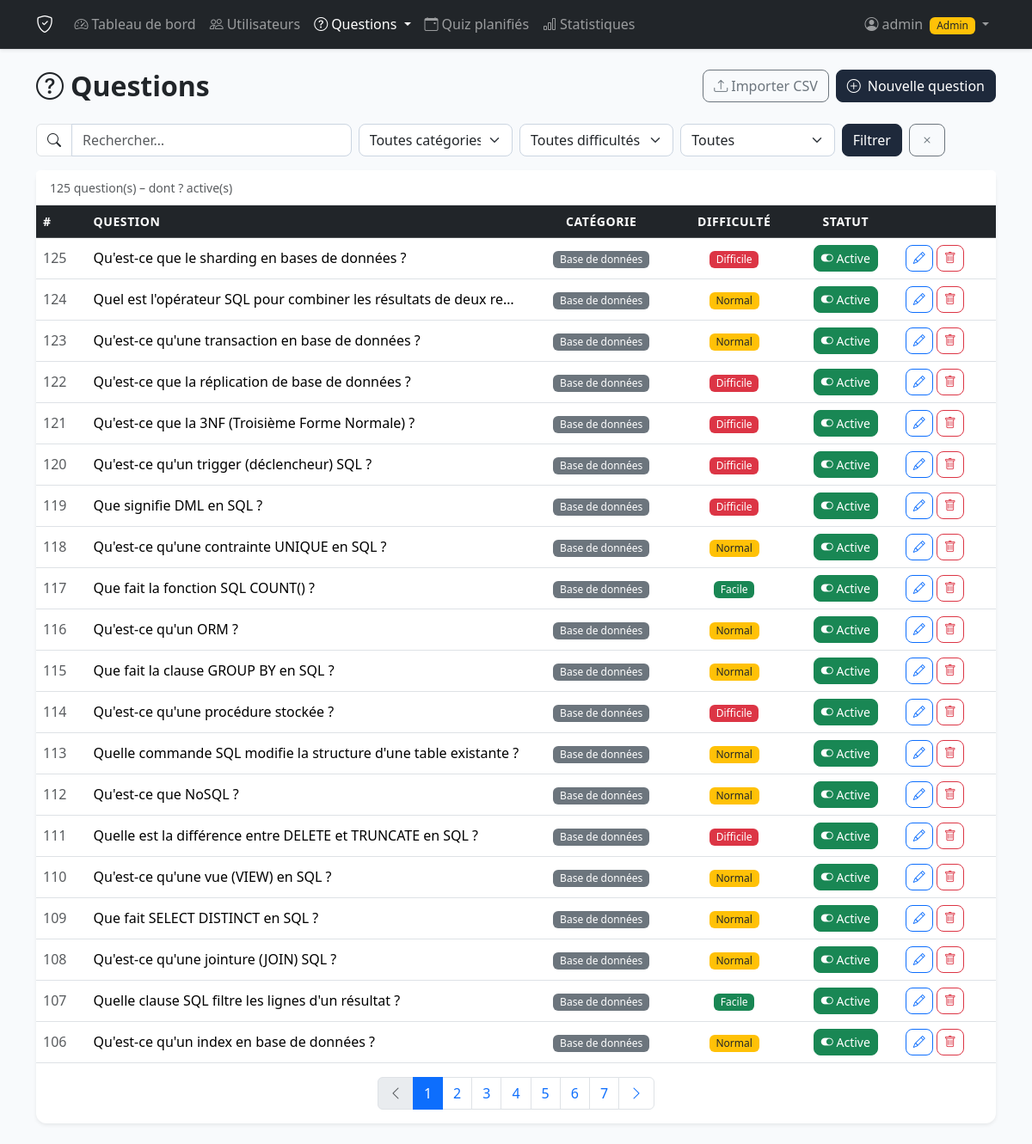
/admin/questions (signed in), run on the app's committed database.
### models.py (models this page shows, shortened)
class User(UserMixin, db.Model):
    __tablename__ = 'users'
    id = db.Column(db.Integer, primary_key=True)
    username = db.Column(db.String(80), unique=True, nullable=False)
    email = db.Column(db.String(120), unique=True, nullable=False)
    password_hash = db.Column(db.String(255), nullable=False)
    role = db.Column(db.String(20), default='student', nullable=False)
    is_active = db.Column(db.Boolean, default=True, nullable=False)
    created_at = db.Column(db.DateTime, default=datetime.utcnow)
    totp_secret = db.Column(db.String(32), nullable=True)
    totp_enabled = db.Column(db.Boolean, default=False, nullable=False)
    sessions = db.relationship('QcmSession', backref='user', lazy=True, cascade='all, delete-orphan')
    cheat_logs = db.relationship('CheatLog', backref='user', lazy=True, cascade='all, delete-orphan')
    @property
    def is_admin(self):
        return self.role == 'admin'

class Question(db.Model):
    __tablename__ = 'questions'
    id = db.Column(db.Integer, primary_key=True)
    text = db.Column(db.Text, nullable=False)
    category = db.Column(db.String(50), nullable=False)
    difficulty = db.Column(db.String(20), default='normal', nullable=False)
    is_active = db.Column(db.Boolean, default=True, nullable=False)
    created_at = db.Column(db.DateTime, default=datetime.utcnow)
    options = db.relationship('Option', backref='question', lazy=True, cascade='all, delete-orphan')
    answers = db.relationship('UserAnswer', backref='question', lazy=True)

### routes/admin.py (the view)
@admin_bp.route('/questions')
@login_required
@admin_required
def questions():
    page = request.args.get('page', 1, type=int)
    category = request.args.get('category', '')
    difficulty = request.args.get('difficulty', '')
    search = request.args.get('search', '')
    active_filter = request.args.get('active', '')
    query = Question.query
    if category:
        query = query.filter_by(category=category)
    if difficulty:
        query = query.filter_by(difficulty=difficulty)
    if active_filter == '1':
        query = query.filter_by(is_active=True)
    elif active_filter == '0':
        query = query.filter_by(is_active=False)
    if search:
        query = query.filter(Question.text.ilike(f'%{search}%'))
    questions_list = query.order_by(Question.created_at.desc()).paginate(page=page, per_page=20, error_out=False)
    categories = [c[0] for c in db.session.query(Question.category).distinct().all()]
    return render_template('admin/questions.html',
                           questions=questions_list,
                           categories=categories,
                           selected_category=category,
                           selected_difficulty=difficulty,
                           selected_active=active_filter,
                           search=search)

### routes/admin.py (called while the page is built)
def admin_required(f):
    from functools import wraps
    @wraps(f)
    def decorated(*args, **kwargs):
        if not current_user.is_authenticated or not current_user.is_admin:
            abort(403)
        return f(*args, **kwargs)
    return decorated

### templates/admin/questions.html (shortened to what this page needs)
{% extends 'base.html' %}
{% block content %}
<div class="d-flex justify-content-between align-items-center mb-4">
    <h2 class="fw-bold mb-0"><i class="bi bi-question-circle me-2"></i>Questions</h2>
    <div class="d-flex gap-2">
        <a href="{{ url_for('admin.import_questions') }}" class="btn btn-outline-secondary">
            <i class="bi bi-upload me-1"></i>Importer CSV
        </a>
        <a href="{{ url_for('admin.new_question') }}" class="btn btn-dark">
            <i class="bi bi-plus-circle me-2"></i>Nouvelle question
        </a>
    </div>
</div>
<form method="GET" class="row g-2 mb-3">
    <div class="col-md-4">
        <div class="input-group">
            <span class="input-group-text bg-white"><i class="bi bi-search"></i></span>
            <input type="text" name="search" class="form-control" placeholder="Rechercher…"
                   value="{{ search }}">
        </div>
    </div>
    <div class="col-md-2">
        <select name="category" class="form-select">
            <option value="">Toutes catégories</option>
        </select>
    </div>
    <div class="col-md-2">
        <select name="difficulty" class="form-select">
            <option value="">Toutes difficultés</option>
        </select>
    </div>
    <div class="col-md-2">
        <select name="active" class="form-select">
            <option value="">Toutes</option>
        </select>
    </div>
    <div class="col-auto">
        <button type="submit" class="btn btn-dark">Filtrer</button>
        <a href="{{ url_for('admin.questions') }}" class="btn btn-outline-secondary ms-1">
            <i class="bi bi-x"></i>
        </a>
    </div>
</form>
<div class="card border-0 shadow-sm">
    <div class="card-header bg-white py-2 px-3 border-bottom">
        <small class="text-muted">{{ questions.total }} question(s) – dont
            {{ questions.query.filter_by(is_active=True).count() if questions.query else '?' }} active(s)
        </small>
    </div>
    <div class="card-body p-0">
        {% if questions.items %}
        <div class="table-responsive">
            <table class="table table-hover mb-0 align-middle">
                <thead class="table-dark">
                    <tr>
                        <th>#</th>
                        <th>Question</th>
                        <th class="text-center">Catégorie</th>
                        <th class="text-center">Difficulté</th>
                        <th class="text-center">Statut</th>
                        <th></th>
                    </tr>
                </thead>
                <tbody>
                    {% for q in questions.items %}
                    <tr class="{% if not q.is_active %}table-secondary text-muted{% endif %}">
                        <td class="text-muted">{{ q.id }}</td>
                        <td style="max-width:380px">
                            <span class="d-block text-truncate" title="{{ q.text }}">{{ q.text }}</span>
                        </td>
                        <td class="text-center">
                            <span class="badge bg-secondary">{{ q.category }}</span>
                        </td>
                        <td class="text-center">
                            <span class="badge
                                {% if q.difficulty == 'facile' %}bg-success
                                {% elif q.difficulty == 'difficile' %}bg-danger
                                {% else %}bg-warning text-dark{% endif %}">
                                {{ q.difficulty|capitalize }}
                            </span>
                        </td>
                        <td class="text-center">
                            <form method="POST"
                                  action="{{ url_for('admin.toggle_question', question_id=q.id) }}"
                                  class="d-inline">
                                <button type="submit"
                                        class="btn btn-sm {% if q.is_active %}btn-success{% else %}btn-outline-secondary{% endif %}"
                                        title="{% if q.is_active %}Désactiver{% else %}Activer{% endif %}">
                                    <i class="bi bi-{% if q.is_active %}toggle-on{% else %}toggle-off{% endif %}"></i>
                                    {% if q.is_active %}Active{% else %}Inactive{% endif %}
                                </button>
                            </form>
                        </td>
                        <td>
                            <div class="d-flex gap-1">
                                <a href="{{ url_for('admin.edit_question', question_id=q.id) }}"
                                   class="btn btn-sm btn-outline-primary">
                                    <i class="bi bi-pencil"></i>
                                </a>
                                <form method="POST"
                                      action="{{ url_for('admin.delete_question', question_id=q.id) }}"
                                      onsubmit="return confirm('Supprimer cette question ?')">
                                    <button type="submit" class="btn btn-sm btn-outline-danger">
                                        <i class="bi bi-trash"></i>
                                    </button>
                                </form>
                            </div>
                        </td>
                    </tr>
                    {% endfor %}
                </tbody>
            </table>
        </div>
        {% if questions.pages > 1 %}
        <div class="d-flex justify-content-center py-3">
            <nav>
                <ul class="pagination mb-0">
                    <li class="page-item {% if not questions.has_prev %}disabled{% endif %}">
                        <a class="page-link" href="?page={{ questions.prev_num }}&category={{ selected_category }}&difficulty={{ selected_difficulty }}&active={{ selected_active }}&search={{ search }}">
                            <i class="bi bi-chevron-left"></i>
                        </a>
                    </li>
                    {% for p in questions.iter_pages() %}
                    {% if p %}
                    <li class="page-item {% if p == questions.page %}active{% endif %}">
                        <a class="page-link" href="?page={{ p }}&category={{ selected_category }}&difficulty={{ selected_difficulty }}&active={{ selected_active }}&search={{ search }}">{{ p }}</a>
                    </li>
                    {% else %}
                    <li class="page-item disabled"><span class="page-link">…</span></li>
                    {% endif %}
                    {% endfor %}
                    <li class="page-item {% if not questions.has_next %}disabled{% endif %}">
                        <a class="page-link" href="?page={{ questions.next_num }}&category={{ selected_category }}&difficulty={{ selected_difficulty }}&active={{ selected_active }}&search={{ search }}">
                            <i class="bi bi-chevron-right"></i>
                        </a>
                    </li>
                </ul>
            </nav>
        </div>
        {% endif %}
        {% else %}
        <div class="text-center py-5 text-muted">
            <i class="bi bi-inbox fs-1 d-block mb-3 opacity-50"></i>
            <p>Aucune question trouvée.</p>
            <a href="{{ url_for('admin.new_question') }}" class="btn btn-dark">Ajouter une question</a>
        </div>
        {% endif %}
    </div>
</div>
{% endblock %}

### templates/base.html (shortened to what this page needs)
<!DOCTYPE html>
<html lang="fr">
<head>
    <link href="https://cdn.jsdelivr.net/npm/bootstrap@5.3.2/dist/css/bootstrap.min.css" rel="stylesheet">
    <link href="https://cdn.jsdelivr.net/npm/bootstrap-icons@1.11.3/font/bootstrap-icons.min.css" rel="stylesheet">
    <link rel="stylesheet" href="{{ url_for('static', filename='css/style.css') }}">
</head>
<body class="{% block body_class %}{% endblock %}">
{% if not hide_navbar %}
<nav class="navbar navbar-expand-lg navbar-dark bg-dark shadow-sm">
    <div class="container">
        <a class="navbar-brand" href="{{ url_for('student.index') }}">
            <i class="bi bi-shield-check fs-5"></i>
        </a>
        <div class="collapse navbar-collapse" id="navMenu">
            {% if current_user.is_authenticated %}
            <ul class="navbar-nav me-auto">
                {% if current_user.is_admin %}
                <li class="nav-item">
                    <a class="nav-link {% if request.endpoint == 'admin.dashboard' %}active{% endif %}"
                       href="{{ url_for('admin.dashboard') }}">
                        <i class="bi bi-speedometer2 me-1"></i>Tableau de bord
                    </a>
                </li>
                <li class="nav-item">
                    <a class="nav-link {% if request.endpoint == 'admin.users' %}active{% endif %}"
                       href="{{ url_for('admin.users') }}">
                        <i class="bi bi-people me-1"></i>Utilisateurs
                    </a>
                </li>
                <li class="nav-item dropdown">
                    <a class="nav-link dropdown-toggle {% if request.endpoint in ['admin.questions','admin.new_question','admin.edit_question','admin.import_questions'] %}active{% endif %}"
                       href="#" data-bs-toggle="dropdown">
                        <i class="bi bi-question-circle me-1"></i>Questions
                    </a>
                </li>
                <li class="nav-item">
                    <a class="nav-link {% if 'admin.quiz' in (request.endpoint or '') %}active{% endif %}"
                       href="{{ url_for('admin.quizzes') }}">
                        <i class="bi bi-calendar-event me-1"></i>Quiz planifiés
                    </a>
                </li>
                <li class="nav-item">
                    <a class="nav-link {% if request.endpoint == 'admin.stats' %}active{% endif %}"
                       href="{{ url_for('admin.stats') }}">
                        <i class="bi bi-bar-chart me-1"></i>Statistiques
                    </a>
                </li>
                {% endif %}
            </ul>
            <ul class="navbar-nav">
                <li class="nav-item dropdown">
                    <a class="nav-link dropdown-toggle" href="#" data-bs-toggle="dropdown">
                        <i class="bi bi-person-circle me-1"></i>{{ current_user.username }}
                        {% if current_user.is_admin %}
                        <span class="badge bg-warning text-dark ms-1">Admin</span>
                        {% endif %}
                    </a>
                </li>
            </ul>
            {% endif %}
        </div>
    </div>
</nav>
{% endif %}
<main class="{% block main_class %}container py-4{% endblock %}">
    {% block content %}{% endblock %}
</main>
</body>
</html>

### static/css/style.css (style rules this page uses)
:root { --qcm-dark: #0f172a; --qcm-card: #1e293b; --qcm-border: #334155; --qcm-accent: #6366f1; --qcm-success: #22c55e; --qcm-danger: #ef4444; }
body { font-family: 'Segoe UI', system-ui, -apple-system, sans-serif; background-color: #f8fafc; }
.navbar { border-bottom: 1px solid rgba(255,255,255,.08); }
.navbar-brand { font-size: 1.15rem; letter-spacing: .02em; }
.card { border-radius: 12px; }
.btn { border-radius: 8px; font-weight: 500; }
.btn-dark { background-color: #1e293b; border-color: #1e293b; }
.table th { font-weight: 600; font-size: .875rem; text-transform: uppercase; letter-spacing: .04em; }
.form-control, .form-select { border-radius: 8px; border-color: #cbd5e1; transition: border-color .15s, box-shadow .15s; }
.badge { border-radius: 6px; font-weight: 500; }

### data on the page
User: username "admin"
Question: id "125", text "Qu'est-ce que le sharding en bases de données ?", category "Base de données", difficulty "Difficile", is_active True (drawn)
Question: id "124", text "Quel est l'opérateur SQL pour combiner les résultats de deux re…", category "Base de données", difficulty "Normal", is_active True (drawn)
Question: id "123", text "Qu'est-ce qu'une transaction en base de données ?", category "Base de données", difficulty "Normal", is_active True (drawn)
Question: id "122", text "Qu'est-ce que la réplication de base de données ?", category "Base de données", difficulty "Difficile", is_active True (drawn)
Question: id "121", text "Qu'est-ce que la 3NF (Troisième Forme Normale) ?", category "Base de données", difficulty "Difficile", is_active True (drawn)
Question: id "120", text "Qu'est-ce qu'un trigger (déclencheur) SQL ?", category "Base de données", difficulty "Difficile", is_active True (drawn)
Question: id "119", text "Que signifie DML en SQL ?", category "Base de données", difficulty "Difficile", is_active True (drawn)
Question: id "118", text "Qu'est-ce qu'une contrainte UNIQUE en SQL ?", category "Base de données", difficulty "Normal", is_active True (drawn)
Question: id "117", text "Que fait la fonction SQL COUNT() ?", category "Base de données", difficulty "Facile", is_active True (drawn)
Question: id "116", text "Qu'est-ce qu'un ORM ?", category "Base de données", difficulty "Normal", is_active True (drawn)
Question: id "115", text "Que fait la clause GROUP BY en SQL ?", category "Base de données", difficulty "Normal", is_active True (drawn)
Question: id "114", text "Qu'est-ce qu'une procédure stockée ?", category "Base de données", difficulty "Difficile", is_active True (drawn)
Question: id "113", text "Quelle commande SQL modifie la structure d'une table existante ?", category "Base de données", difficulty "Normal", is_active True (drawn)
Question: id "112", text "Qu'est-ce que NoSQL ?", category "Base de données", difficulty "Normal", is_active True (drawn)
Question: id "111", text "Quelle est la différence entre DELETE et TRUNCATE en SQL ?", category "Base de données", difficulty "Difficile", is_active True (drawn)
Question: id "110", text "Qu'est-ce qu'une vue (VIEW) en SQL ?", category "Base de données", difficulty "Normal", is_active True (drawn)
Question: id "109", text "Que fait SELECT DISTINCT en SQL ?", category "Base de données", difficulty "Normal", is_active True (drawn)
Question: id "108", text "Qu'est-ce qu'une jointure (JOIN) SQL ?", category "Base de données", difficulty "Normal", is_active True (drawn)
Question: id "107", text "Quelle clause SQL filtre les lignes d'un résultat ?", category "Base de données", difficulty "Facile", is_active True (drawn)
Question: id "106", text "Qu'est-ce qu'un index en base de données ?", category "Base de données", difficulty "Normal", is_active True (drawn)

### other printed values
{{ questions.total }} "125"
{{ p }} "1" "2" "3" "4" "5" "6" "7"
